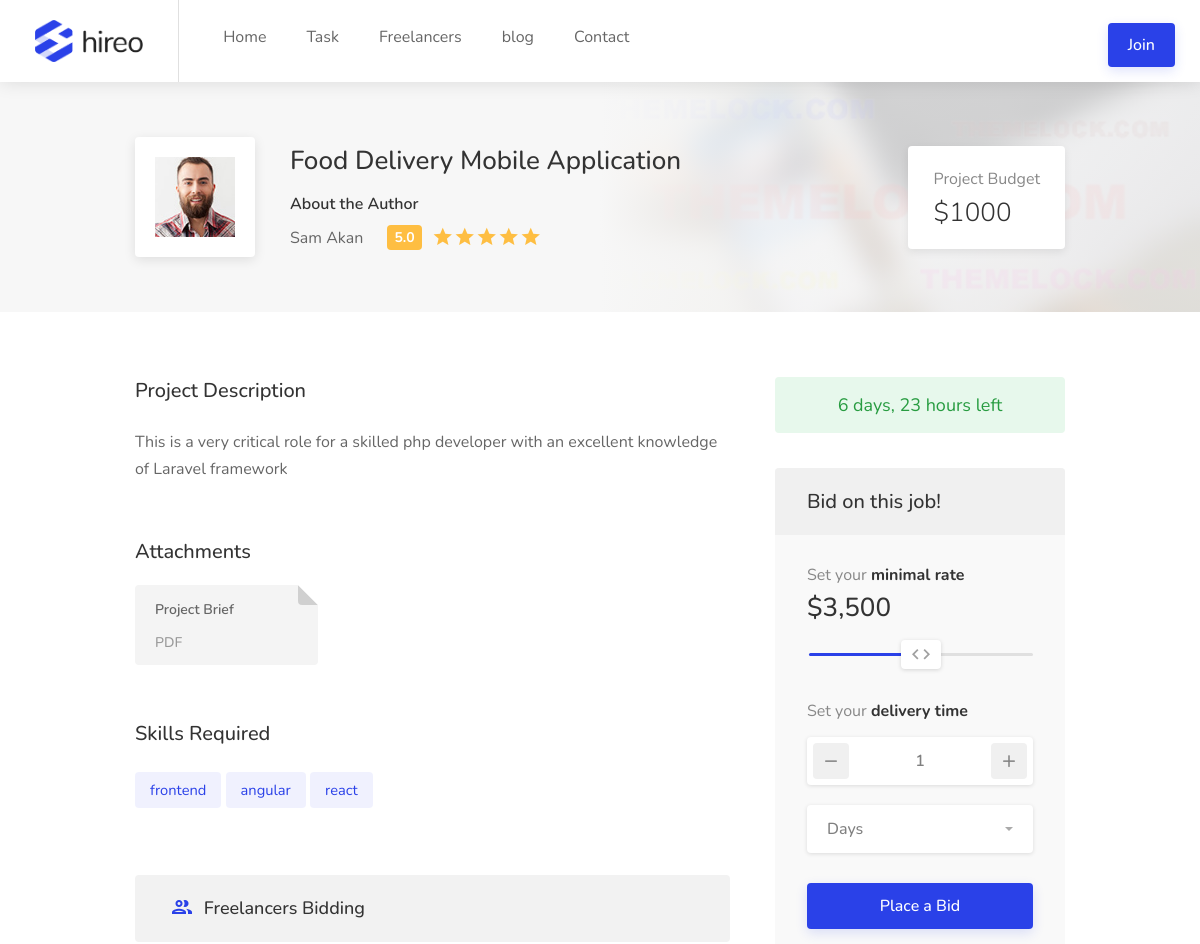
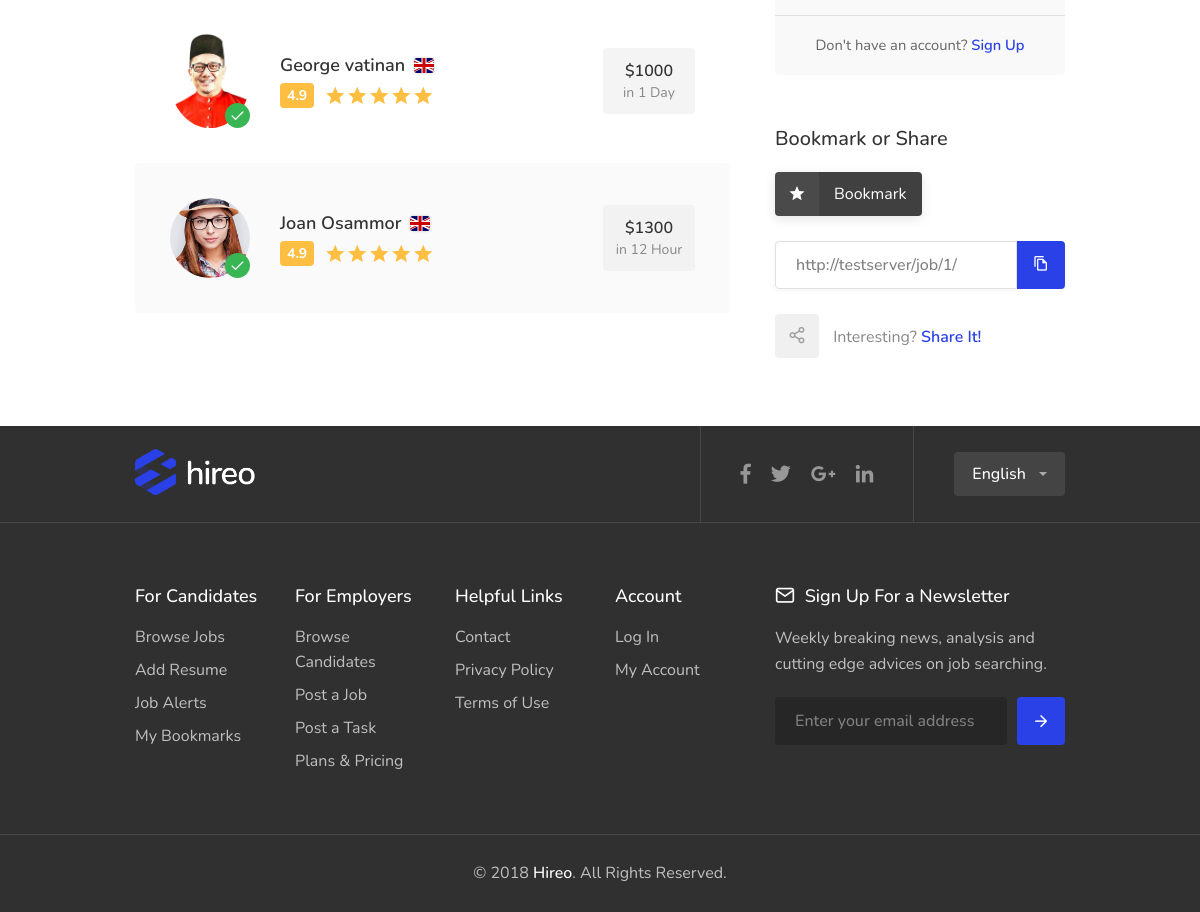
The app's page /job/1/ with its own data (2 pictures, top to bottom).
### job/models.py (models this page shows, shortened)
class Job(models.Model):
    author = models.ForeignKey(User, on_delete=models.CASCADE)
    title = models.CharField(max_length=200)
    job_type = models.ForeignKey(Type, on_delete=models.DO_NOTHING)
    job_category = models.ForeignKey(Category, on_delete=models.DO_NOTHING)
    cost = models.IntegerField(default=100)
    skill = models.ManyToManyField(Skill, blank=True)
    date_created = models.DateTimeField(default=timezone.now)
    description = models.CharField(max_length=10000)

class Skill(models.Model):
    title = models.CharField(max_length=100)
    def __str__(self):
        return self.title

class Bid(models.Model):
    job = models.ForeignKey(Job, on_delete=models.CASCADE)
    user = models.ForeignKey(User, on_delete=models.CASCADE)
    Amount = models.CharField(max_length=100)
    time = models.IntegerField(default=1)
    denom = models.ForeignKey(denom, on_delete=models.DO_NOTHING)
    status = models.BooleanField(default=False)

class denom(models.Model):
    title = models.CharField(max_length=100)
    def __str__(self):
        return self.title

### user/models.py (models this page shows, shortened)
class Profile(models.Model):
    user = models.OneToOneField(User, on_delete=models.CASCADE)
    image = models.ImageField(default = 'default.png', upload_to='profile_pics')
    tagline = models.CharField(max_length=200,  default='Enter your tagline here')
    bio = models.CharField(max_length=1000, default='Enter your bio here')

### job/views.py (the view)
# urls.py: path('job/<int:pk>/', JobDetail, name='job-detail'),
def JobDetail(request, pk):
    task = Job.objects.get(pk=pk)
    bid = Bid.objects.filter(job=task)
    context = {
        'task':task,
        'bids':bid
    }
    return render(request,'job/job_detail.html', context)

### job/templates/job/job_detail.html (shortened to what this page needs)
{% extends 'job/base.html' %}
{% block content %}
<div class="single-page-header" data-background-image="images/single-task.jpg">
	<div class="container">
		<div class="row">
			<div class="col-md-12">
				<div class="single-page-header-inner">
					<div class="left-side">
						<div class="header-image"><a href="single-company-profile.html"><img src="{{ task.author.profile.image.url }}" alt=""></a></div>
						<div class="header-details">
							<h3>{{ task.title }}</h3>
							<h5>About the Author </h5>
							<ul>
								<li><a href="single-company-profile.html"> {{ task.author.first_name }} {{ task.author.last_name }} </a></li>
								<li><div class="star-rating" data-rating="5.0"></div></li>
							</ul>
						</div>
					</div>
					<div class="right-side">
						<div class="salary-box">
							<div class="salary-type">Project Budget</div>
							<div class="salary-amount">${{ task.cost }}</div>
						</div>
					</div>
				</div>
			</div>
		</div>
	</div>
</div>
<div class="container">
	<div class="row">
		<div class="col-xl-8 col-lg-8 content-right-offset">
			<div class="single-page-section">
				<h3 class="margin-bottom-25">Project Description</h3>
				<p>{{ task.description }}</p>
			</div>
			<div class="single-page-section">
				<h3>Attachments</h3>
				<div class="attachments-container">
					<a href="#" class="attachment-box ripple-effect"><span>Project Brief</span><i>PDF</i></a>
				</div>
			</div>
			<div class="single-page-section">
				<h3>Skills Required</h3>
				<div class="task-tags">
                    {% for skill in task.skill.all %}
					<span>{{ skill }}</span>
					{% endfor %}
				</div>
			</div>
			<div class="boxed-list margin-bottom-60">
				<div class="boxed-list-headline">
					<h3> Freelancers Bidding</h3>
				</div>
				<ul class="boxed-list-ul">
					{% for bid in bids %}
					<li>
						<div class="bid">
							<div class="bids-avatar">
								<div class="freelancer-avatar">
									<div class="verified-badge"></div>
									<a href="single-freelancer-profile.html"><img src="{{ bid.user.profile.image.url }}" alt=""></a>
								</div>
							</div>
							<div class="bids-content">
								<div class="freelancer-name">
							<h4><a href="single-freelancer-profile.html">{{ bid.user.first_name}} {{ bid.user.last_name }} <img class="flag" src="images/flags/gb.svg" alt="" title="United Kingdom" data-tippy-placement="top"></a></h4>
								</div>
							</div>
							<div class="bids-bid">
								<div class="bid-rate">
									<div class="rate">${{ bid.Amount }}</div>
									<span>in {{ bid.time }} {{ bid.denom }}</span>
								</div>
							</div>
						</div>
					</li>
					{% endfor %}
				</ul>
			</div>
		</div>
		<div class="col-xl-4 col-lg-4">
			<div class="sidebar-container">
				<div class="countdown green margin-bottom-35">6 days, 23 hours left</div>
				<div class="sidebar-widget">
					<div class="bidding-widget">
						<div class="bidding-headline"><h3>Bid on this job!</h3></div>
						<div class="bidding-inner">
							<span class="bidding-detail">Set your <strong>minimal rate</strong></span>
							<div class="bidding-value">$<span id="biddingVal"></span></div>
							<span class="bidding-detail margin-top-30">Set your <strong>delivery time</strong></span>
							<div class="bidding-fields">
								<div class="bidding-field">
									<div class="qtyButtons">
										<div class="qtyDec"></div>
										<input type="text" name="qtyInput" value="1">
										<div class="qtyInc"></div>
									</div>
								</div>
								<div class="bidding-field">
									<select class="selectpicker default">
										<option selected>Days</option>
									</select>
								</div>
							</div>
							<button id="snackbar-place-bid" class="button ripple-effect move-on-hover full-width margin-top-30"><span>Place a Bid</span></button>
						</div>
						<div class="bidding-signup">Don't have an account? <a href="#sign-in-dialog" class="register-tab sign-in popup-with-zoom-anim">Sign Up</a></div>
					</div>
				</div>
				<div class="sidebar-widget">
					<h3>Bookmark or Share</h3>
					<button class="bookmark-button margin-bottom-25">
						<span class="bookmark-icon"></span>
						<span class="bookmark-text">Bookmark</span>
					</button>
					<div class="copy-url">
						<input id="copy-url" type="text" value="" class="with-border">
						<button class="copy-url-button ripple-effect" data-clipboard-target="#copy-url" title="Copy to Clipboard" data-tippy-placement="top"><i class="icon-material-outline-file-copy"></i></button>
					</div>
					<div class="share-buttons margin-top-25">
						<div class="share-buttons-trigger"><i class="icon-feather-share-2"></i></div>
						<div class="share-buttons-content">
							<span>Interesting? <strong>Share It!</strong></span>
						</div>
					</div>
				</div>
			</div>
		</div>
	</div>
</div>
{% endblock content %}

### job/static/job/css/colors/blue.css (style rules this page uses)
a, .header-widget .log-in-button:hover i, .notification-text span.color, .header-notifications-content .notification-text span.color, ul.user-menu-small-nav li a:hover, ul.user-menu-small-nav li a:hover i, #navigation ul li:hover a:after, #navigation ul li a.current, #navigation ul li a.current:after, #navigation ul li:hover a, #breadcrumbs ul li a:hover, #breadcrumbs.white ul li a:hover, .single-page-header .header-details li a:hover, .blog-post-content h3 a:hover, #posts-nav li a:hover, .task-tags span, .freelancer-detail-item a:hover, .list-4 li:before, .list-3 li:before, .list-2 li:before, .list-1 li:before, .share-buttons-content span strong, .keyword, .banner-headline strong.color, .category-box-icon, .recommended .pricing-plan-label, .recommended .pricing-plan-label strong, .boxed-widget.summary li.total-costs span, .testimonial-box:before, .single-counter h3, .popup-tabs-nav li.active a, .dialog-with-tabs .forgot-password:hover, .dropdown-menu > li > a:hover, .dropdown-menu > .active > a, .dropdown-menu > .active > a:hover, .bootstrap-select .dropdown-menu li.selected a span.check-mark:before, .bootstrap-select .dropdown-menu li.selected:hover a span.check-mark:before, .boxed-list-headline h3 i, .boxed-list-item .item-details .detail-item a:hover, .job-overview .job-overview-inner ul li i, .dashboard-nav ul:before, .dashboard-nav ul li.active-submenu a i, .dashboard-nav ul li.active a i, .dashboard-nav ul li:hover a i, .dashboard-nav ul li.active-submenu a, .dashboard-nav ul li:hover a, .dashboard-nav ul li.active a, .dashboard-nav ul li.active-submenu a:after, .dashboard-nav ul li.active a:after, .dashboard-nav ul li:hover a:after, .dashboard-box .headline h3 i, .help-icon, .header-widget .log-in-button:hover, .header-widget .log-in-button:hover i { color:#2a41e8; }
#backtotop a, .header-notifications-trigger span, a.header-notifications-button, #navigation ul ul.dropdown-nav ul.dropdown-nav li:hover a:after, #navigation ul ul.dropdown-nav li:hover a:after, .mm-menu em.mm-counter, .language-switcher.bootstrap-select.btn-group.open button, .language-switcher.bootstrap-select.btn-group button:hover, .footer-links ul li a span:before, .newsletter button, .pagination ul li a.current-page, a.blog-post-info:hover, #posts-nav li a:hover span, .comment-by a.reply:hover, .contact-address-headline:after, .enable-filters-button span, .enable-filters-button i, .job-listing.with-apply-button:hover .list-apply-button, .letters-list a.current, span.button, button.button, input[type="button"], input[type="submit"], a.button, .list-1 li:before, mark.color, table.basic-table th, .copy-url .copy-url-button, .keyword-input-container .keyword-input-button, .tags-container input[type="checkbox"]:checked + label, input:checked + .switch-button, .radio input[type="radio"] + label .radio-label:after, .uploadButton .uploadButton-button:hover, .pricing-plan .button:hover, .pricing-plan.recommended .button, .pricing-plan .recommended-badge, .payment-tab-trigger > input:checked ~ label::after, .breathing-icon, .icon-box-check, .testimonial-author span, .qtyInc:hover, .qtyDec:hover, #sign-in-dialog .mfp-close:hover, #small-dialog-1 .mfp-close:hover, #small-dialog-2 .mfp-close:hover, #small-dialog-3 .mfp-close:hover, #small-dialog-4 .mfp-close:hover, #small-dialog .mfp-close:hover, .slider-selection, .cluster-visible, .marker-container, .custom-zoom-in:hover, .custom-zoom-out:hover, #geoLocation:hover, #streetView:hover, #scrollEnabling:hover, #scrollEnabling.enabled, a.apply-now-button, a.attachment-box:hover, .freelancer-indicators .indicator-bar span, .dashboard-nav ul li span.nav-tag, .dashboard-box .button.dark:not(.ico):hover, .messages-inbox ul li:before, .message-by h5 i, .message-bubble.me .message-text { background-color:#2a41e8; }
.task-tags span { background-color: rgba(42,65,232,.07); }
span.button, button.button, input[type="button"], input[type="submit"], a.button { box-shadow: 0 4px 12px rgba(42,65,232,0.15); }
.move-on-hover { box-shadow: 0 4px 12px rgba(42,65,232,0.1); }
.bidding-widget .button { box-shadow: 0 4px 12px rgba(42,65,232,0.15); }

### records on screen
Job: author.profile.image (picture), title "Food Delivery Mobile Application", author.first_name "Sam", author.last_name "Akan", cost "1000", description "This is a very critical role for a skilled php developer with an excellent knowledge of Laravel framework"
Skill: title "frontend"
Skill: title "angular"
Skill: title "react"
Bid: user.profile.image (picture), user.first_name "George", user.last_name "vatinan", Amount "1000", time "1", denom "Day"
Bid: user.profile.image (picture), user.first_name "Joan", user.last_name "Osammor", Amount "1300", time "12", denom "Hour"
